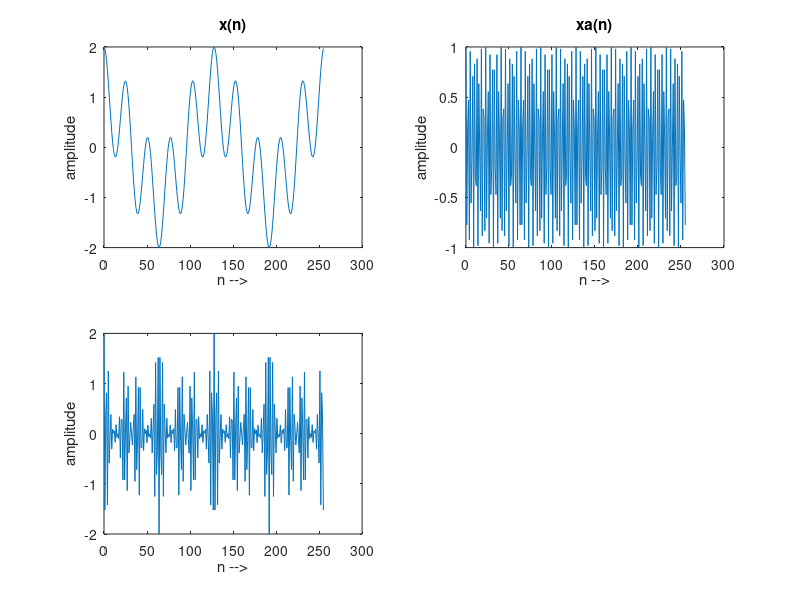
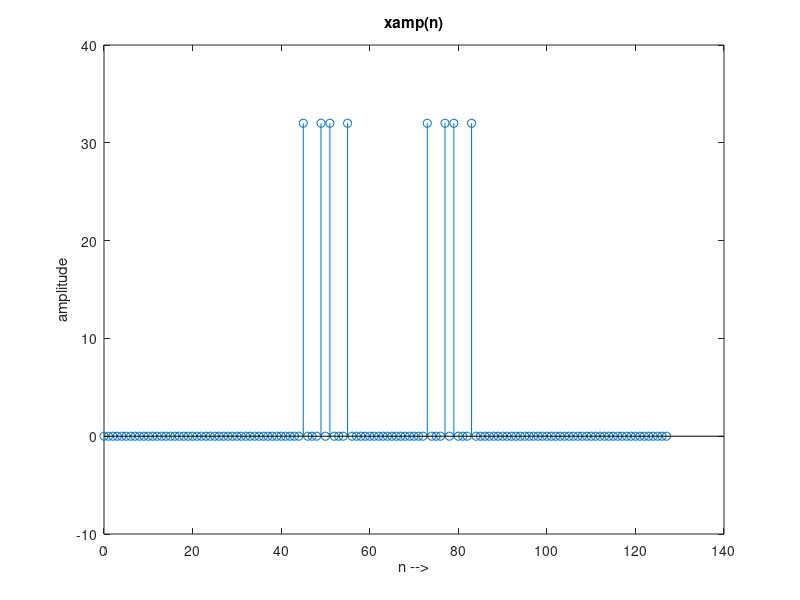

MATLAB code to generate these figures, in order: (Note: this script raises an error after producing the figures.)
% Frequency analysis experiment
% section a
clc;
close all;
clear all;
f1=1/128;f2=5/128;n=0:255;fc=50/128;
x=cos(2*pi*f1*n)+cos(2*pi*f2*n);
xa=cos(2*pi*fc*n);
xamp=x.*xa;
subplot(2,2,1);plot(n,x);title('x(n)');
xlabel('n -->');ylabel('amplitude');
subplot(2,2,2);plot(n,xa);title('xa(n)');
xlabel('n -->');ylabel('amplitude');
subplot(2,2,3);plot(n,xamp);
xlabel('n -->');ylabel('amplitude');

% section b: 128 point DFT computation
 n=0:127;figure;n1=128;
 f1=1/128;f2=5/128;fc=50/128;
 x=cos(2*pi*f1*n)+cos(2*pi*f2*n);
 xc=cos(2*pi*fc*n);
 xa=cos(2*pi*fc*n);
 xamp=x.*xa;xam=fft(xamp,n1);
 stem(n,xam);title('xamp(n)');xlabel('n -->');
 ylabel('amplitude')

% section c: 128 point DFT computation
n=0:99;figure;n2=0;n1-1;
f1=1/128;f2=5/128;fc=50/128;
x=cos(2*pi*f1*n)+cos(2*pi*f2*n);
xc=cos(2*pi*fc*n);
xa=cos(2*pi*fc*n);
xamp=x.*xa;
for i = 1:100,
   xamp1(i)=xamp(i);
end
xam=fft(xamp1,n1);
stem(n2,xam);title('xamp(n)');xlabel('n -->');ylabel('amplitude');